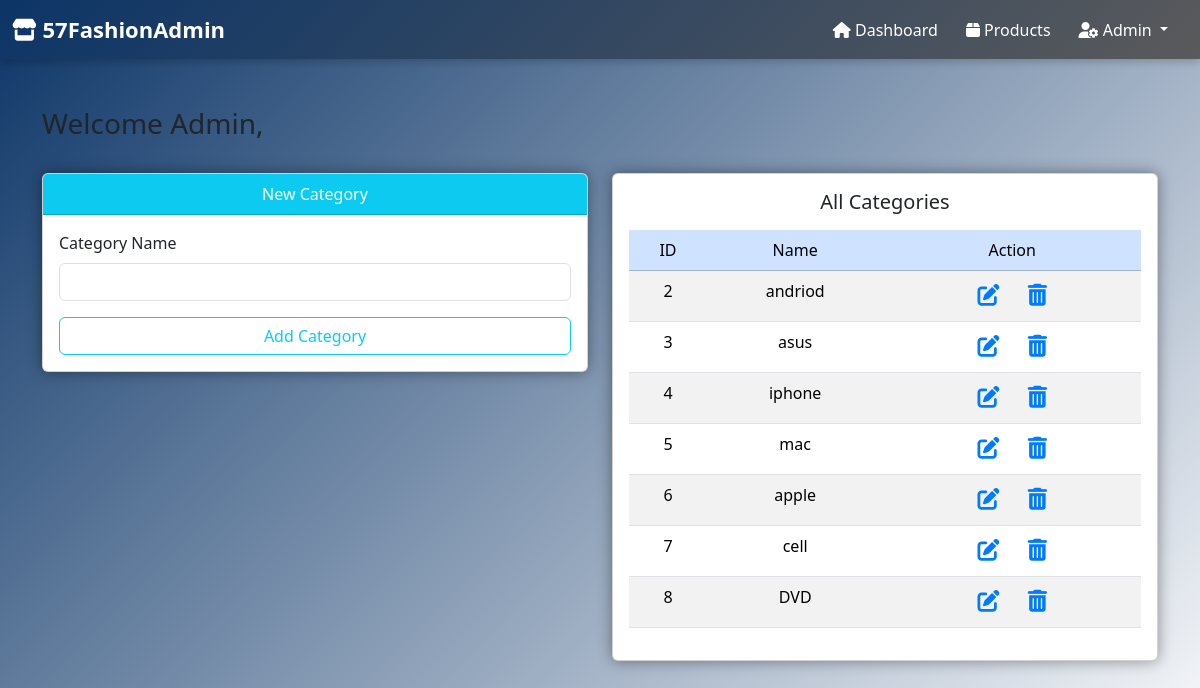
/57_PJ/category.php, run on the app's committed database.
### tables this page shows
CREATE TABLE `category` (
  `category_id` int(11) NOT NULL,
  `category_name` varchar(35) NOT NULL,
  `description` text NOT NULL
);

### 57_PJ/category.php (the view, shortened to what this page needs)
<?php
include 'conn.php';
?>
<!DOCTYPE html>
<html lang="en">
<head>
    <link href="https://cdn.jsdelivr.net/npm/bootstrap@5.3.3/dist/css/bootstrap.min.css" rel="stylesheet">
   <link rel="stylesheet" href="https://cdnjs.cloudflare.com/ajax/libs/font-awesome/4.7.0/css/font-awesome.min.css">
</head>
<body>
    <?php include 'header.php'; ?>
    <div class="container mt-5">
        <div class="row">
            <div class="col-md-12 mb-4">
                <h3>Welcome Admin,
                </h3>
            </div>
        </div>
        <div class="row">
            <div class="col-md-6">
                <div class="card mb-4">
                    <div class="card-header bg-info text-center text-white">New Category</div>
                    <div class="card-body">
                        <form action="" method="POST">
                            <div class="mb-3">
                                <label class="form-label">Category Name</label>
                                <input type="text" name="category_name" class="form-control" required>
                            </div>
                            <div class="d-grid">
                                <input type="submit" value="Add Category" name="btnaddcategory" class="btn btn-outline-info">
                            </div>
                        </form>
                    </div>
                </div>
            </div>
            <div class="col-md-6">
                <div class="card p-3">
                    <h5 class="text-center  mb-3">All Categories</h5>
                    <table class="table table-striped text-center">
                        <thead>
                            <tr class="table-primary">
                                <td>ID</td>
                                <td>Name</td>
                                <td>Action</td>
                            </tr>
                        </thead>
                        <tbody>
                        <?php
                        $query = "SELECT * FROM category";
                        $go_query = mysqli_query($connection, $query);
                        while ($row = mysqli_fetch_array($go_query)) {
                            $category_id = $row['category_id'];
                            $category_name = $row['category_name'];
                            echo "<tr>
                                <td>{$category_id}</td>
                                <td>{$category_name}</td>
                                <td>
                                    <a href='category.php?action=edit&cid={$category_id}' class='btn btn-sm'><i class='fa fa-edit' style='font-size:22px'></i></a>
                                    <a href='category.php?action=delete&cid={$category_id}' class='btn btn-sm'><i class='fa fa-trash-o' style='font-size:22px'></i></a>
                                </td>
                            </tr>";
                        }
                        ?>
                        </tbody>
                    </table>
                </div>
            </div>
        </div>
    </div>
</body>
</html>

### 57_PJ/header.php (shortened to what this page needs)
<!DOCTYPE html>
<html lang="en">
<head>
  <link href="https://cdn.jsdelivr.net/npm/bootstrap@5.3.6/dist/css/bootstrap.min.css" rel="stylesheet">
  <link rel="stylesheet" href="https://cdnjs.cloudflare.com/ajax/libs/font-awesome/6.4.2/css/all.min.css" />
</head>
<body>
<nav class="navbar navbar-expand-lg navbar-custom">
  <div class="container-fluid">
    <a class="navbar-brand" href="dashboard.php">
      <i class="fas fa-store"></i> 57FashionAdmin
    </a>
    <div class="collapse navbar-collapse justify-content-end" id="navbarNavDropdown">
      <ul class="navbar-nav">
        <li class="nav-item">
          <a class="nav-link" href="dashboard.php"><i class="fas fa-home"></i> Dashboard</a>
        </li>
        <li class="nav-item">
          <a class="nav-link" href="productlist.php"><i class="fas fa-box"></i> Products</a>
        </li>
        <li class="nav-item dropdown">
          <a class="nav-link dropdown-toggle" href="#" role="button" data-bs-toggle="dropdown">
            <i class="fas fa-user-cog"></i> Admin
          </a>
        </li>
      </ul>
    </div>
  </div>
</nav>
</body>
</html>

### 57_PJ/category.php (style rules this page uses)
body { background: linear-gradient(135deg,rgb(12, 53, 103),rgb(254, 254, 255)); min-height: 100vh; color: white; }
.card { background-color: #1e1e2f; border: none; border-radius: 20px; box-shadow: 0 0 15px rgba(0,0,0,0.4); transition: transform 0.3s ease; }
.form-control, .btn { border-radius: 10px; }
.table { color: #fff; }
.table-striped > tbody > tr:nth-of-type(odd) { background-color: #2c2c3e; }
.table-primary { background-color: #007bff !important; }
.table-primary td { color: #fff; }
a.btn { margin: 0 3px; }
.btn-sm i { color: #007bff; transition: 0.2s; }

### 57_PJ/header.php (style rules this page uses)
.navbar-custom { background: linear-gradient(135deg,rgb(12, 53, 103),rgb(90, 90, 91)); box-shadow: 0 3px 8px rgba(0, 0, 0, 0.2); }
body { margin: 0; padding: 0; }
.navbar-brand { font-weight: bold; font-size: 22px; color: #fff !important; }
.nav-link { color: #fff !important; font-weight: 500; margin-right: 12px; }

### data on the page
category: category_id "2", category_name "andriod"
category: category_id "3", category_name "asus"
category: category_id "4", category_name "iphone"
category: category_id "5", category_name "mac"
category: category_id "6", category_name "apple"
category: category_id "7", category_name "cell"
category: category_id "8", category_name "DVD"
